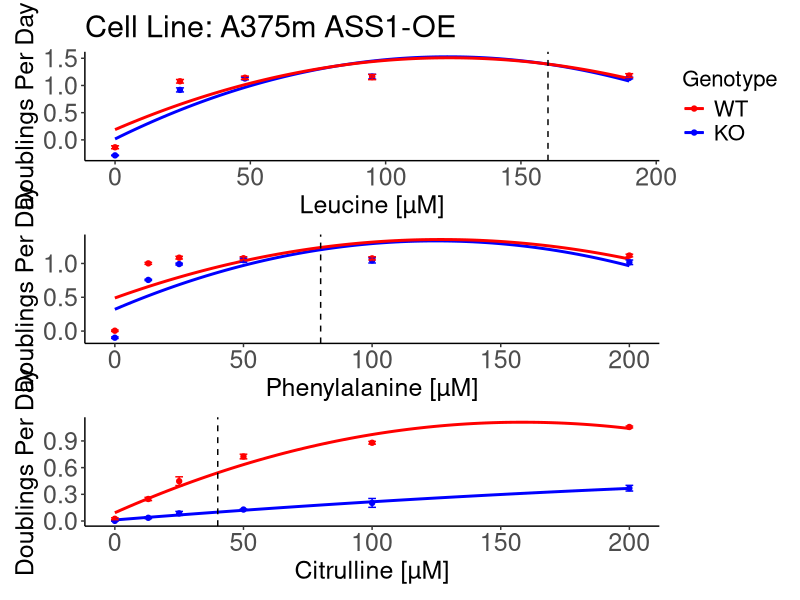

Reproduce this figure in R.
library(tidyverse)
library(patchwork)
science <- read.csv("exp4a.csv")

### This code below is awesome - just need to work on aesthetics now.  

### Cit
p1 <- science |>
  drop_na() |> 
  mutate_at(c("WT", "KO"), as.numeric) |>
  rename(Metabolite = Leu,
         Concentration = X,
         WT = c(X.1, X.2, WT, X.3),
         KO = c(X.4, X.5, KO, X.6)) |> 
  pivot_longer(
    cols = (WT1:KO4), 
    names_to = "Genotype",
    values_to = "dpd") |> 
  mutate(Genotype = gsub("\\d", "", Genotype)) |>
  group_by(Metabolite, Concentration, Genotype) |>
  summarize(mean = mean(dpd), sd = sd(dpd)) |> 
  filter(Metabolite == "Cit") |> 
  ggplot(aes(x = Concentration, y = mean, color = Genotype)) + 
  geom_point() +
  geom_smooth(method = "lm", formula = y ~ poly(x, 2), se = FALSE, aes(color = Genotype)) +
  geom_errorbar(aes(ymin = mean - sd, ymax = mean + sd), width = 3) +
  geom_vline(xintercept = 40, linetype = "dashed", color = "black") +
  labs(x = "Citrulline [µM]", y = "Doublings Per Day") +
  theme_bw() +
  theme(panel.grid.major = element_blank(), panel.grid.minor = element_blank(),
        panel.border = element_blank(), axis.line = element_line(color = "black"),
        axis.text.x = element_text(size = 18),
        axis.text.y = element_text(size = 18),
        axis.title.x = element_text(size = 18),
        axis.title.y = element_text(size = 18),
        legend.position = "none") + 
  scale_color_manual(values = c("WT" = "red","KO" = "blue"), breaks = c("WT", "KO"))

### Leu
p2 <- science |>
  drop_na() |> 
  mutate_at(c("WT", "KO"), as.numeric) |>
  rename(Metabolite = Leu,
         Concentration = X,
         WT = c(X.1, X.2, WT, X.3),
         KO = c(X.4, X.5, KO, X.6)) |> 
  pivot_longer(
    cols = (WT1:KO4), 
    names_to = "Genotype",
    values_to = "dpd") |> 
  mutate(Genotype = gsub("\\d", "", Genotype)) |>
  group_by(Metabolite, Concentration, Genotype) |>
  summarize(mean = mean(dpd), sd = sd(dpd)) |> 
  filter(Metabolite == "Leu") |> 
  ggplot(aes(x = Concentration, y = mean, color = Genotype)) + 
  geom_point() +
  geom_smooth(method = "lm", formula = y ~ poly(x, 2), se = FALSE, aes(color = Genotype)) +
  geom_errorbar(aes(ymin = mean - sd, ymax = mean + sd), width = 3) +
  geom_vline(xintercept = 160, linetype = "dashed", color = "black") +
  labs(x = "Leucine [µM]", y = "Doublings Per Day", title = "Cell Line: A375m ASS1-OE") + 
  theme_bw() +
  theme(panel.grid.major = element_blank(), panel.grid.minor = element_blank(),
        panel.border = element_blank(), axis.line = element_line(color = "black"),
        axis.text.x = element_text(size = 18),
        axis.text.y = element_text(size = 18),
        axis.title.x = element_text(size = 18),
        axis.title.y = element_text(size = 18),
        plot.title = element_text(size = 22),
        legend.text = element_text(size = 16),
        legend.title = element_text(size = 16)) +
  scale_color_manual(values = c("WT" = "red","KO" = "blue"), breaks = c("WT", "KO"))



### Phe
p3 <- science |>
  drop_na() |> 
  mutate_at(c("WT", "KO"), as.numeric) |>
  rename(Metabolite = Leu,
         Concentration = X,
         WT = c(X.1, X.2, WT, X.3),
         KO = c(X.4, X.5, KO, X.6)) |> 
  pivot_longer(
    cols = (WT1:KO4), 
    names_to = "Genotype",
    values_to = "dpd") |> 
  mutate(Genotype = gsub("\\d", "", Genotype)) |>
  group_by(Metabolite, Concentration, Genotype) |>
  summarize(mean = mean(dpd), sd = sd(dpd)) |> 
  filter(Metabolite == "Phe") |> 
  ggplot(aes(x = Concentration, y = mean, color = Genotype)) + 
  geom_point() +
  geom_smooth(method = "lm", formula = y ~ poly(x, 2), se = FALSE, aes(color = Genotype)) +
  geom_errorbar(aes(ymin = mean - sd, ymax = mean + sd), width = 3) +
  geom_vline(xintercept = 80, linetype = "dashed", color = "black") +
  labs(x = "Phenylalanine [µM]", y = "Doublings Per Day") +
  theme_bw() +
  theme(panel.grid.major = element_blank(), panel.grid.minor = element_blank(), 
        panel.border = element_blank(), axis.line = element_line(color = "black"),
        axis.text.x = element_text(size = 18),
        axis.text.y = element_text(size = 18),
        axis.title.x = element_text(size = 18),
        axis.title.y = element_text(size = 18),
        legend.position = "none") + 
  scale_color_manual(values = c("WT" = "red","KO" = "blue"), breaks = c("WT", "KO"))


plots <- p2 + p3 + p1 + plot_layout(ncol = 1)

print(plots)
